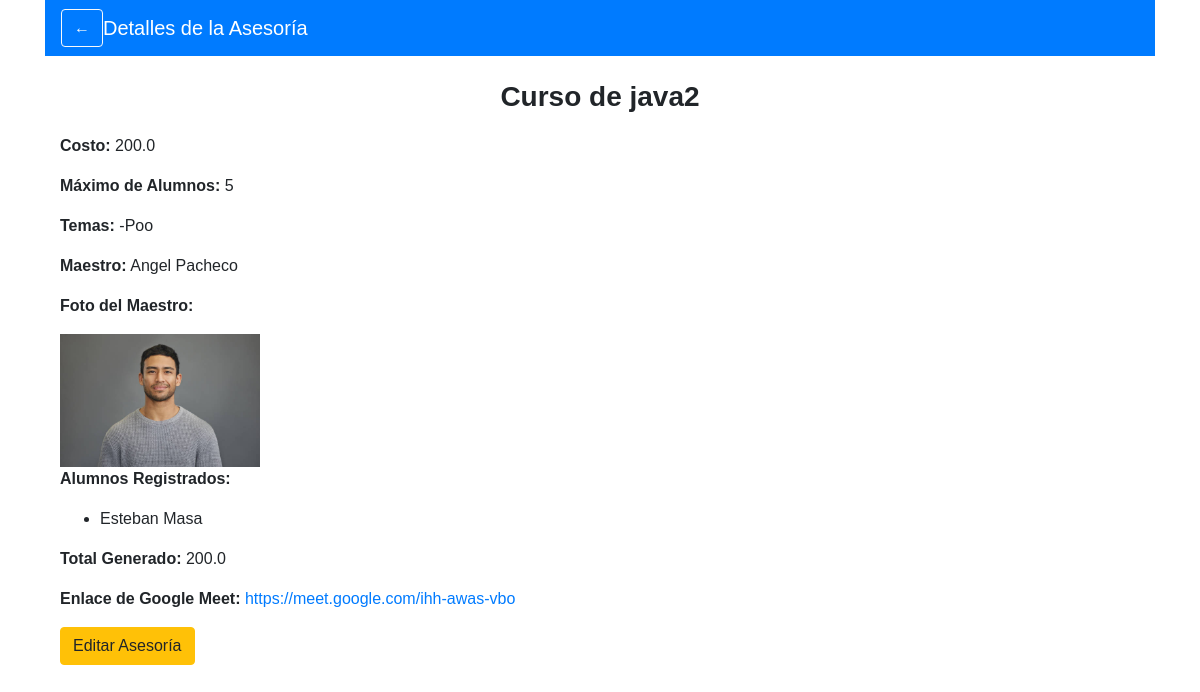
Before: /ver_detalle_asesoria_maestro/2 (signed in) with the older database file.
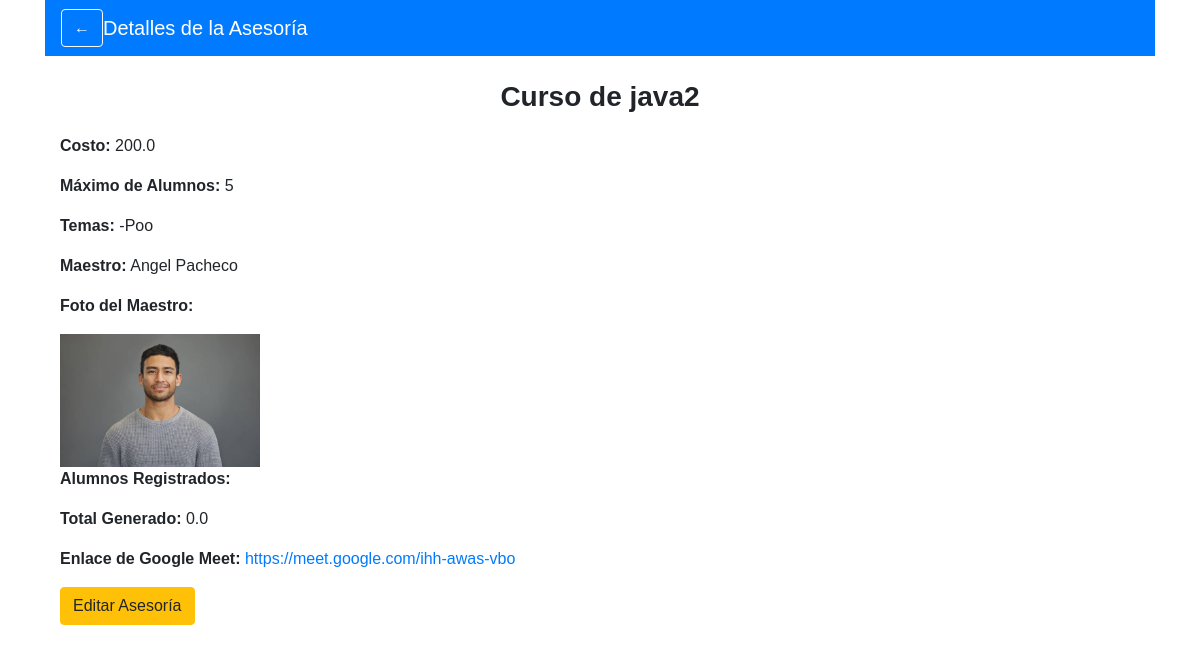
After: the same page with the newer database file.
### app.py (models this page shows)
class Asesoria(db.Model):
    id = db.Column(db.Integer, primary_key=True)
    descripcion = db.Column(db.String(200), nullable=False)
    costo = db.Column(db.Float, nullable=False)
    max_alumnos = db.Column(db.Integer, nullable=False)
    temas = db.Column(db.String(200), nullable=False)
    maestro_id = db.Column(db.Integer, db.ForeignKey('user.id'), nullable=False)
    alumnos = db.relationship('User', secondary=asesoria_alumno, back_populates='asesorias')
    total_pagado = db.Column(db.Float, default=0.0)
    meet_link = db.Column(db.String(200), nullable=True)  # Nueva columna

class User(UserMixin, db.Model):
    id = db.Column(db.Integer, primary_key=True)
    nombre = db.Column(db.String(100), nullable=False)
    email = db.Column(db.String(100), unique=True, nullable=False)
    password = db.Column(db.String(100), nullable=False)
    rol = db.Column(db.String(10), nullable=False)
    especializacion = db.Column(db.String(200), nullable=True)  # Nueva columna
    foto = db.Column(db.String(200), nullable=True)  # Nueva columna
    edad = db.Column(db.Integer, nullable=True)  # Nueva columna
    nivel = db.Column(db.String(50), nullable=True)  # Nueva columna
    asesorias = db.relationship('Asesoria', secondary=asesoria_alumno, back_populates='alumnos')

### app.py (the view)
@app.route('/ver_detalle_asesoria_maestro/<int:id>')
@login_required
def ver_detalle_asesoria_maestro(id):
    asesoria = Asesoria.query.get_or_404(id)
    maestro = User.query.get(asesoria.maestro_id)
    alumnos = asesoria.alumnos
    return render_template('ver_detalle_asesoria_maestro.html', asesoria=asesoria, maestro=maestro, alumnos=alumnos)

### app.py (called while the page is built)
@login_manager.user_loader
def load_user(user_id):
    return User.query.get(int(user_id))

### templates/ver_detalle_asesoria_maestro.html
{% extends 'base.html' %}
{% block content %}
<nav class="navbar navbar-expand-lg navbar-dark bg-primary">
    <button class="btn btn-outline-light" onclick="window.history.back();">←</button>
    <a class="navbar-brand" href="#">Detalles de la Asesoría</a>
</nav>
<div class="container mt-4">
    <h2 class="text-center">{{ asesoria.descripcion }}</h2>
    <p><strong>Costo:</strong> {{ asesoria.costo }}</p>
    <p><strong>Máximo de Alumnos:</strong> {{ asesoria.max_alumnos }}</p>
    <p><strong>Temas:</strong> {{ asesoria.temas }}</p>
    <p><strong>Maestro:</strong> {{ maestro.nombre }}</p>
    {% if maestro.foto %}
        <p><strong>Foto del Maestro:</strong></p>
        <img src="{{ url_for('static', filename='profile_pics/' ~ maestro.foto) }}" alt="Foto del Maestro" class="img-fluid" style="max-width: 200px;">
    {% endif %}
    <p><strong>Alumnos Registrados:</strong></p>
    <ul>
        {% for alumno in alumnos %}
            <li>{{ alumno.nombre }}</li>
        {% endfor %}
    </ul>
    <p><strong>Total Generado:</strong> {{ asesoria.total_pagado }}</p>
    <p><strong>Enlace de Google Meet:</strong> <a href="{{ asesoria.meet_link }}" target="_blank">{{ asesoria.meet_link }}</a></p>
    <a href="{{ url_for('editar_asesoria', id=asesoria.id) }}" class="btn btn-warning">Editar Asesoría</a>
</div>
{% endblock %}

### templates/base.html (shortened to what this page needs)
<!DOCTYPE html>
<html lang="es">
<head>
    <link rel="stylesheet" href="https://stackpath.bootstrapcdn.com/bootstrap/4.5.2/css/bootstrap.min.css">
    <link rel="stylesheet" href="{{ url_for('static', filename='style.css') }}">
    <link rel="stylesheet" href="https://cdnjs.cloudflare.com/ajax/libs/font-awesome/5.15.3/css/all.min.css">
</head>
<body>
    <div class="container">
        {% block content %}{% endblock %}
    </div>
</body>
</html>

### static/style.css (style rules this page uses)
body { margin: 0; padding: 0; height: 100vh; background: url('/static/Fondo1.jpeg') no-repeat center center fixed; background-size: cover; font-family: Arial, sans-serif; }
h2 { margin-bottom: 20px; font-size: 28px; font-weight: bold; }
button { background-color: white; color: #007BFF; border: none; padding: 12px; border-radius: 10px; cursor: pointer; font-weight: bold; }
.text-center { text-align: center; font-weight: bold; }

Changed rows visible on the page:
no longer on this page (row unchanged): User: nombre "Esteban Masa"
changed Asesoria "Curso de java2": total_pagado "200.0" → "0.0"
